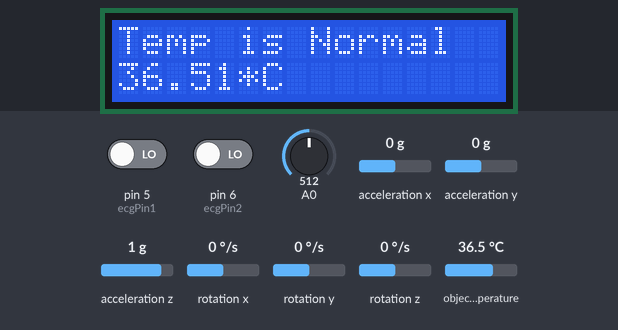
Bench run of a sketch on a simulated Arduino Uno, built with avr-gcc and run on an emulated ATmega328P. Shown: 16×2 character LCD. The test bench sets the inputs (shaded band); at power-on: pin 5 (ecgPin1) LOW, object temperature 36.5 °C, pin 6 (ecgPin2) LOW, A0 = 512, acceleration x 0 g, acceleration y 0 g, acceleration z 1 g, rotation x 0 °/s, rotation y 0 °/s, rotation z 0 °/s. The modem accepts every AT command (registered, SIM ready, sends succeed) and sends nothing else; what the sketch prints to the serial monitor is not drawn.

Above: at 4.2 s.
4.3 s: pin 5 (ecgPin1) driven HIGH
At 14.7 s:
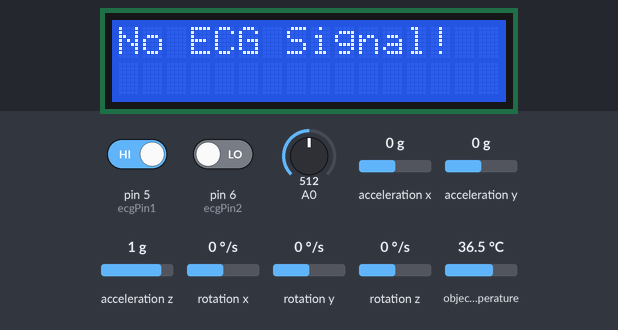
15.1 s: object temperature set to 20 °C
At 24.2 s:
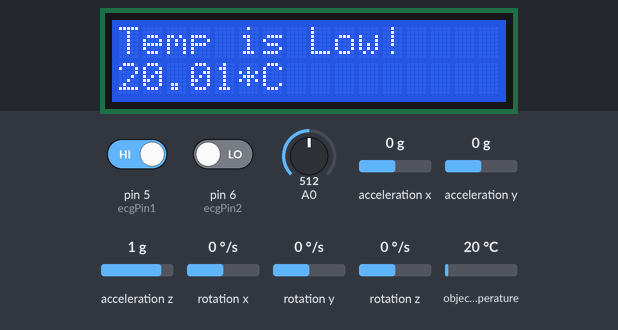
29.1 s: object temperature set to 39 °C
At 40.3 s:
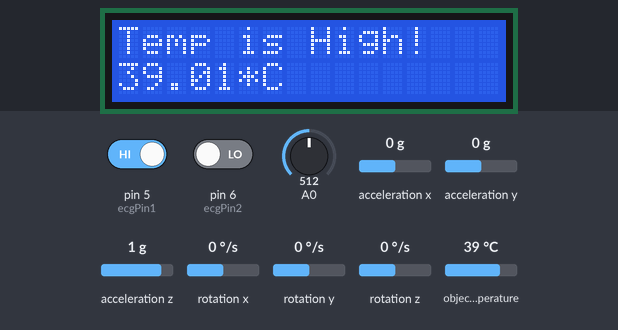
40.9 s: pin 5 (ecgPin1) driven LOW
At 50.5 s:
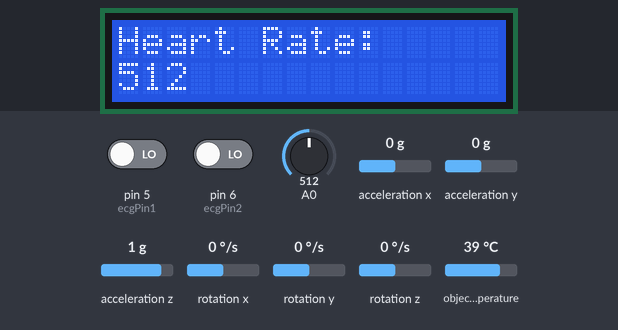
51.5 s: object temperature set to 26 °C
At 61.3 s:
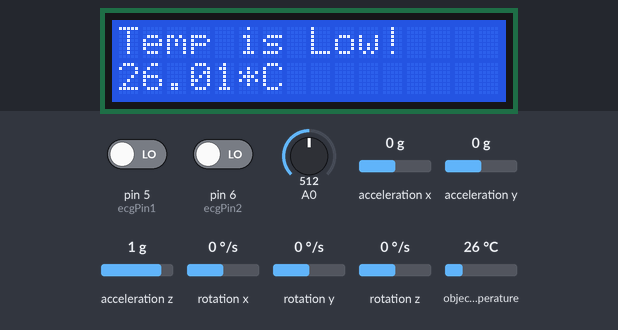
65.5 s: object temperature set to 44 °C
At 76.2 s:
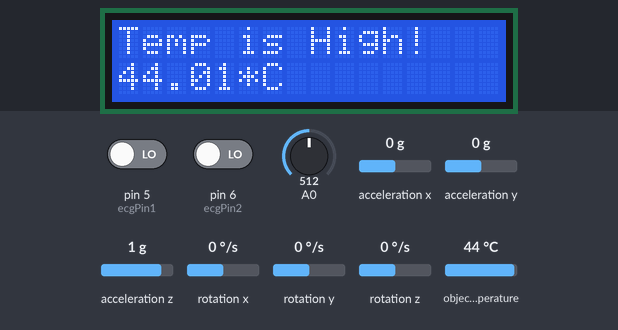
Timing chart, 0 to 77.7 s (numbered marks = the images above; inputs shaded):
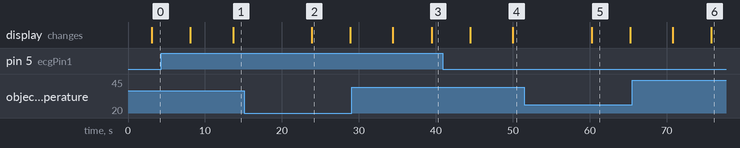

The sketch:

Cardiovascular_Project.ino
```cpp
//Including Libraries
#include <LiquidCrystal_I2C.h>
#include <MPU6050_tockn.h>
#include <Adafruit_MLX90614.h>
#include <GSMSim.h>
#include <Wire.h>
#include <SoftwareSerial.h>
SoftwareSerial mySerial(9,10);
char msg;
char call;
int buttonpin=12;

//Declaring ECG pins
int ecgPin1 = 5;
int ecgPin2 = 6;

//Defining Global Variables
LiquidCrystal_I2C lcd(0x3F, 16, 2);//Defining LCD address
MPU6050 mpu6050(Wire);
GSMSim gsm;
Adafruit_MLX90614 mlx = Adafruit_MLX90614();


void setup() {
  pinMode(ecgPin1,INPUT);
  pinMode(ecgPin2,INPUT);
  pinMode(buttonpin,INPUT);
  mySerial.begin(9600);   // Setting the baud rate of GSM Module
  Serial.begin(9600);//Turning on serial port
  Wire.begin();
  mpu6050.begin();// initialize the MPU6050
  mpu6050.calcGyroOffsets(true);
  lcd.begin();// initialize the LCD
  lcd.backlight();// Turn on the blacklight
  mlx.begin();// initialize the Temperature sensor

}

void loop() {
 Serial.println(" ");
lcd.clear();
if (mlx.readObjectTempC() >= 36.1 && mlx.readObjectTempC() <= 38.2){
  Serial.println("Body Temp is Normal");
  lcd.print("Temp is Normal");
  Serial.println(mlx.readObjectTempC());
  lcd.setCursor(0,1);
  lcd.print(mlx.readObjectTempC());
  lcd.print("*C");
  }
else if (mlx.readObjectTempC() > 38.2){
  Serial.println("Body Temp High!");
  lcd.print("Temp is High!");
  Serial.println(mlx.readObjectTempC());
  lcd.setCursor(0,1);
  lcd.print(mlx.readObjectTempC());
  lcd.print("*C");
  }
else {
  Serial.println("Body Temp is Low!");
  lcd.print("Temp is Low!");
  Serial.println(mlx.readObjectTempC());
  lcd.setCursor(0,1);
  lcd.print(mlx.readObjectTempC());
  lcd.print("*C");
  }
delay(5000);
lcd.clear();
if(mpu6050.getAccAngleX() > 0.0 && mpu6050.getAccAngleX() < 30.0 || mpu6050.getAccAngleY() > 0.0 && mpu6050.getAccAngleY() < 30.
||  mpu6050.getAccAngleX() < -0.0 && mpu6050.getAccAngleX() > -30.0 || mpu6050.getAccAngleY() <= -0.0 && mpu6050.getAccAngleY() > -30.){
  mpu6050.update();
  Serial.println("Standing");
  Serial.print(mpu6050.getAccAngleX());
  Serial.print(",");
  Serial.println(mpu6050.getAccAngleY());
  lcd.print("Standing");
  delay(250);
  lcd.clear();
   mpu6050.update();
  Serial.println("Standing");
  Serial.print(mpu6050.getAccAngleX());
  Serial.print(",");
  Serial.println(mpu6050.getAccAngleY());
  lcd.print("Standing");
  delay(250);
  lcd.clear();
   mpu6050.update();
  Serial.println("Standing");
  Serial.print(mpu6050.getAccAngleX());
  Serial.print(",");
  Serial.println(mpu6050.getAccAngleY());
  lcd.print("Standing");
  }
 else{
  mpu6050.update();
  Serial.print("Lying Down");
  Serial.print(mpu6050.getAccAngleX());
  Serial.print(",");
  Serial.println(mpu6050.getAccAngleY());
  lcd.print("Lying Down");
delay(250);
lcd.clear();
  mpu6050.update();
  Serial.print("Lying Down");
  Serial.print(mpu6050.getAccAngleX());
  Serial.print(",");
  Serial.println(mpu6050.getAccAngleY());
  lcd.print("Lying Down");
delay(250);
lcd.clear();
  mpu6050.update();
  Serial.print("Lying Down");
  Serial.print(mpu6050.getAngleX());
  Serial.print(",");
  Serial.println(mpu6050.getAngleY());
  lcd.print("Lying Down");
  }
 delay(5000);
lcd.clear();
if((digitalRead(ecgPin1)==1)||(digitalRead(ecgPin2)==1)){
      Serial.println("No ECG Signal!");
      lcd.setCursor(0,0);
      lcd.print("No ECG Signal! ");

  }
  else{
      Serial.print("Heart Rate: ");
      Serial.println(analogRead(A0));
      lcd.setCursor(0,0);
      lcd.print("Heart Rate: ");
      lcd.setCursor(0,1);
      lcd.print(analogRead(A0));
  }
  delay(5000);
  if(mlx.readObjectTempC() < 36.0)
  {

    Serial.println("Emergency!");
    delay(2000);
    SendMessage();
  }

 if (mySerial.available()>0)
 Serial.write(mySerial.read());
}
```

SIM900_GSM_GPRS_Shield.ino
```cpp
void SendMessage()
{
  mySerial.println("AT+CMGF=1");    //Sets the GSM Module in Text Mode
  delay(1000);  // Delay of 1000 milli seconds or 1 second

  mySerial.println("AT+CMGS=\"+2348057114467\"\r"); // Replace x with mobile number
  delay(1000);

  mySerial.print("Body Temperature: ");// The SMS text you want to send
  mySerial.print(mlx.readObjectTempC());
  mySerial.print(" , ");
  mySerial.print("ECG Values: ");
  mySerial.println(analogRead(A0));
  delay(100);
   mySerial.println((char)26);// ASCII code of CTRL+Z
  delay(1000);
}
```

Measured:
- after the input at 4.3 s, the display: first differs from a run without the input after 9.3 s (image 1)
- after the input at 15.1 s, the display: changes after 8.8 s (image 2)
- after the input at 29.1 s, the display: first differs from a run without the input after 10.4 s (image 3)
- after the input at 40.9 s, the display: first differs from a run without the input after 9.1 s (image 4)
- after the input at 51.5 s, the display: changes after 8.7 s (image 5)
- after the input at 65.5 s, the display: first differs from a run without the input after 10.3 s (image 6)
- what the display in image 2 shows lasts 5.0 s, from 23.9 s to 28.9 s
